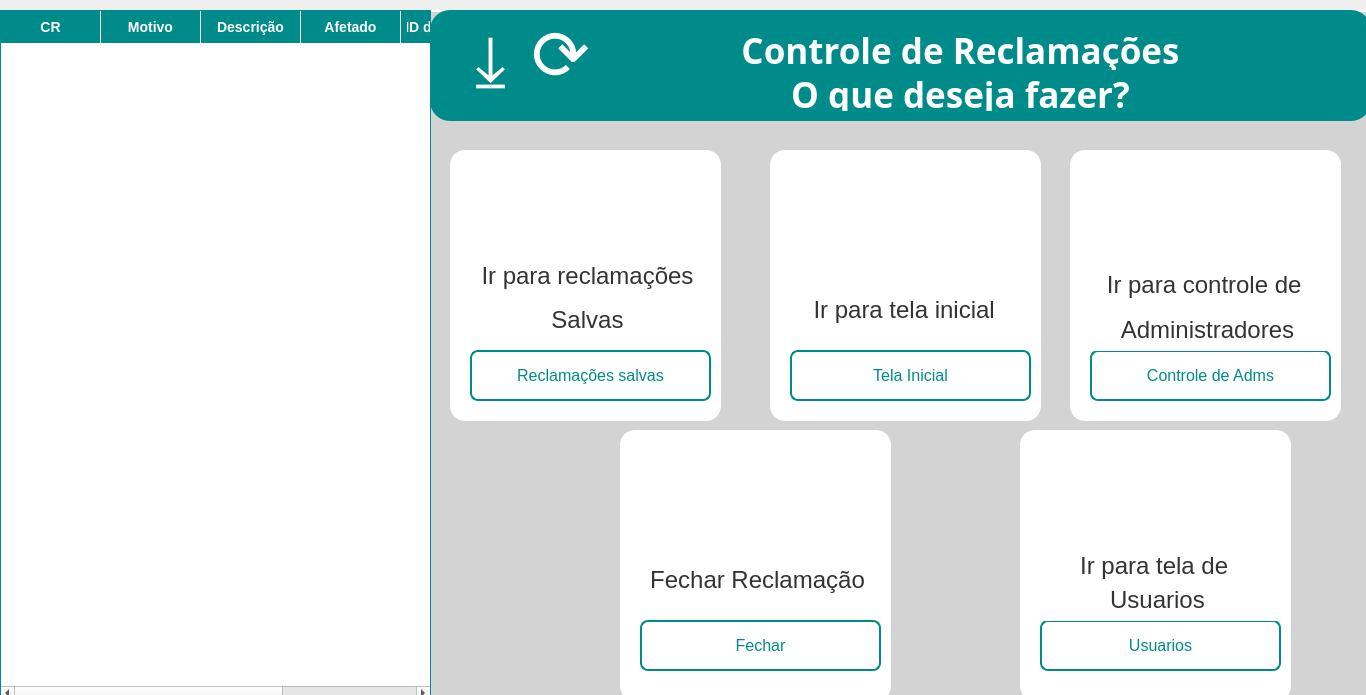
<?xml version="1.0" encoding="UTF-8"?>
<ui version="4.0">
 <class>Dialog</class>
 <widget class="QDialog" name="Dialog">
  <property name="geometry">
   <rect>
    <x>0</x>
    <y>0</y>
    <width>1366</width>
    <height>695</height>
   </rect>
  </property>
  <property name="windowTitle">
   <string>Dialog</string>
  </property>
  <widget class="QFrame" name="frame_2">
   <property name="geometry">
    <rect>
     <x>350</x>
     <y>10</y>
     <width>1366</width>
     <height>698</height>
    </rect>
   </property>
   <property name="styleSheet">
    <string notr="true">QFrame {
    background-color: #d3d3d3; /* Cinza claro */
    border: 2px solid white; /* Borda branca */
    border-radius: 15px; /* Borda arredondada */
}
</string>
   </property>
   <property name="frameShape">
    <enum>QFrame::StyledPanel</enum>
   </property>
   <property name="frameShadow">
    <enum>QFrame::Raised</enum>
   </property>
   <widget class="QFrame" name="frame_3">
    <property name="geometry">
     <rect>
      <x>80</x>
      <y>0</y>
      <width>941</width>
      <height>111</height>
     </rect>
    </property>
    <property name="styleSheet">
     <string notr="true">	QFrame {
    background-color: qlineargradient(spread:pad, x1:0, y1:0, x2:1, y2:0, stop:0 rgb(0, 139, 139), stop:1 rgba(0, 139, 139));
    border: none; /* Sem borda */
    border-radius: 20px; /* Borda arredondada */
}</string>
    </property>
    <property name="frameShape">
     <enum>QFrame::StyledPanel</enum>
    </property>
    <property name="frameShadow">
     <enum>QFrame::Raised</enum>
    </property>
    <widget class="QLabel" name="label">
     <property name="geometry">
      <rect>
       <x>90</x>
       <y>10</y>
       <width>881</width>
       <height>61</height>
      </rect>
     </property>
     <property name="font">
      <font>
       <family>BusinessGrowth</family>
       <pointsize>-1</pointsize>
       <weight>75</weight>
       <bold>true</bold>
      </font>
     </property>
     <property name="styleSheet">
      <string notr="true">QLabel {
    font-size: 28px; /* Tamanho maior para maior presença */
    font-family: BusinessGrowth; /* Fonte forte e comercial */
    font-weight: bold; /* Negrito */
    color: white; /* Cor do texto */
}
</string>
     </property>
     <property name="text">
      <string>&lt;html&gt;&lt;head/&gt;&lt;body&gt;&lt;p&gt;&lt;span style=&quot; font-size:26pt;&quot;&gt;Controle de Reclamações&lt;/span&gt;&lt;/p&gt;&lt;/body&gt;&lt;/html&gt;</string>
     </property>
     <property name="alignment">
      <set>Qt::AlignCenter</set>
     </property>
    </widget>
    <widget class="QLabel" name="label_2">
     <property name="geometry">
      <rect>
       <x>40</x>
       <y>60</y>
       <width>981</width>
       <height>41</height>
      </rect>
     </property>
     <property name="font">
      <font>
       <family>Tahoma,sans-serif</family>
       <pointsize>-1</pointsize>
       <weight>50</weight>
       <bold>false</bold>
      </font>
     </property>
     <property name="styleSheet">
      <string notr="true">QLabel {
    font-size: 16px; /* Tamanho menor */
    font-family: 'Tahoma', sans-serif; /* Fonte sem ser negrito */
    font-weight: normal; /* Sem negrito */
    color: white; /* Cor do texto */
}

</string>
     </property>
     <property name="text">
      <string>&lt;html&gt;&lt;head/&gt;&lt;body&gt;&lt;p align=&quot;center&quot;&gt;&lt;span style=&quot; font-size:26pt; font-weight:600;&quot;&gt;O que deseja fazer?&lt;/span&gt;&lt;/p&gt;&lt;/body&gt;&lt;/html&gt;</string>
     </property>
    </widget>
    <widget class="QPushButton" name="Btn_SalvarRecc">
     <property name="geometry">
      <rect>
       <x>30</x>
       <y>20</y>
       <width>61</width>
       <height>61</height>
      </rect>
     </property>
     <property name="cursor">
      <cursorShape>PointingHandCursor</cursorShape>
     </property>
     <property name="styleSheet">
      <string notr="true">QPushButton {
    background-color: transparent;
    color: #FFFFFF; /* Define o texto em branco */
    border-radius: 8px;
    font-family: 'Baloo Tammudu 2';
    font-size: 70px;
}

QPushButton:pressed {
    background-color: #008b8b;
    color: #FFFFFF; /* Define o texto em branco mesmo ao pressionar */
}
</string>
     </property>
     <property name="text">
      <string>⤓</string>
     </property>
    </widget>
    <widget class="QPushButton" name="Btn_AtualizarRec">
     <property name="geometry">
      <rect>
       <x>100</x>
       <y>10</y>
       <width>61</width>
       <height>71</height>
      </rect>
     </property>
     <property name="cursor">
      <cursorShape>PointingHandCursor</cursorShape>
     </property>
     <property name="styleSheet">
      <string notr="true">QPushButton {
    background-color: transparent;
    color: #FFFFFF; /* Define o texto em branco */
    border-radius: 8px;
    font-family: 'Baloo Tammudu 2';
    font-size: 70px;
}

QPushButton:pressed {
    background-color: #008b8b;
    color: #FFFFFF; /* Define o texto em branco mesmo ao pressionar */
}
</string>
     </property>
     <property name="text">
      <string>⟳</string>
     </property>
    </widget>
   </widget>
   <widget class="QFrame" name="frame_4">
    <property name="geometry">
     <rect>
      <x>270</x>
      <y>420</y>
      <width>271</width>
      <height>271</height>
     </rect>
    </property>
    <property name="styleSheet">
     <string notr="true">QFrame {
    background-color: #ffffff; /* Fundo branco */
    border: 2px solid white; /* Borda branca */
    border-radius: 15px; /* Borda arredondada */
}
</string>
    </property>
    <property name="frameShape">
     <enum>QFrame::StyledPanel</enum>
    </property>
    <property name="frameShadow">
     <enum>QFrame::Raised</enum>
    </property>
    <widget class="QLabel" name="lbl_icone1">
     <property name="geometry">
      <rect>
       <x>70</x>
       <y>10</y>
       <width>141</width>
       <height>111</height>
      </rect>
     </property>
     <property name="text">
      <string/>
     </property>
     <property name="pixmap">
      <pixmap>../Front2/icone/Icone (5).png</pixmap>
     </property>
     <property name="scaledContents">
      <bool>true</bool>
     </property>
    </widget>
    <widget class="QPushButton" name="Btn_fecharRec">
     <property name="geometry">
      <rect>
       <x>20</x>
       <y>190</y>
       <width>241</width>
       <height>51</height>
      </rect>
     </property>
     <property name="cursor">
      <cursorShape>PointingHandCursor</cursorShape>
     </property>
     <property name="styleSheet">
      <string notr="true">QPushButton {
    background-color: white;
    color: #008b8b;  /* Azul escuro */
    border: 2px solid #008b8b;
    border-radius: 8px;
    font-family: 'Baloo Tammudu 2';
    font-size: 16px;
}

QPushButton:hover {
    background-color: #0A3D62;
    color: white;
}

QPushButton:pressed {
    background-color: #05445E;  /* Azul mais escuro no clique */
}</string>
     </property>
     <property name="text">
      <string>Fechar</string>
     </property>
    </widget>
    <widget class="QLabel" name="label_11">
     <property name="geometry">
      <rect>
       <x>0</x>
       <y>120</y>
       <width>271</width>
       <height>61</height>
      </rect>
     </property>
     <property name="styleSheet">
      <string notr="true">QLabel {
    font-size: 17px; 
    font-family: 'Baloo Tammudu 2'; 
    color: #333333; 
}</string>
     </property>
     <property name="text">
      <string>&lt;html&gt;&lt;head/&gt;&lt;body&gt;&lt;p align=&quot;center&quot;&gt;&lt;span style=&quot; font-size:18pt;&quot;&gt;Fechar Reclamação&lt;/span&gt;&lt;/p&gt;&lt;/body&gt;&lt;/html&gt;</string>
     </property>
    </widget>
   </widget>
   <widget class="QFrame" name="frame_6">
    <property name="geometry">
     <rect>
      <x>670</x>
      <y>420</y>
      <width>271</width>
      <height>271</height>
     </rect>
    </property>
    <property name="styleSheet">
     <string notr="true">QFrame {
    background-color: #ffffff; /* Fundo branco */
    border: 2px solid white; /* Borda branca */
    border-radius: 15px; /* Borda arredondada */
}
</string>
    </property>
    <property name="frameShape">
     <enum>QFrame::StyledPanel</enum>
    </property>
    <property name="frameShadow">
     <enum>QFrame::Raised</enum>
    </property>
    <widget class="QLabel" name="lbl_icone2">
     <property name="geometry">
      <rect>
       <x>60</x>
       <y>10</y>
       <width>151</width>
       <height>111</height>
      </rect>
     </property>
     <property name="text">
      <string/>
     </property>
     <property name="pixmap">
      <pixmap>../Front2/icone/Icone (4).png</pixmap>
     </property>
     <property name="scaledContents">
      <bool>true</bool>
     </property>
    </widget>
    <widget class="QPushButton" name="Btn_irparaUsers">
     <property name="geometry">
      <rect>
       <x>20</x>
       <y>190</y>
       <width>241</width>
       <height>51</height>
      </rect>
     </property>
     <property name="cursor">
      <cursorShape>PointingHandCursor</cursorShape>
     </property>
     <property name="styleSheet">
      <string notr="true">QPushButton {
    background-color: white;
    color: #008b8b;  /* Azul escuro */
    border: 2px solid #008b8b;
    border-radius: 8px;
    font-family: 'Baloo Tammudu 2';
    font-size: 16px;
}

QPushButton:hover {
    background-color: #0A3D62;
    color: white;
}

QPushButton:pressed {
    background-color: #05445E;  /* Azul mais escuro no clique */
}</string>
     </property>
     <property name="text">
      <string>Usuarios</string>
     </property>
    </widget>
    <widget class="QLabel" name="label_12">
     <property name="geometry">
      <rect>
       <x>0</x>
       <y>120</y>
       <width>271</width>
       <height>31</height>
      </rect>
     </property>
     <property name="styleSheet">
      <string notr="true">QLabel {
    font-size: 17px; 
    font-family: 'Baloo Tammudu 2'; 
    color: #333333; 
}</string>
     </property>
     <property name="text">
      <string>&lt;html&gt;&lt;head/&gt;&lt;body&gt;&lt;p align=&quot;center&quot;&gt;&lt;span style=&quot; font-size:18pt;&quot;&gt;Ir para tela de &lt;/span&gt;&lt;/p&gt;&lt;/body&gt;&lt;/html&gt;</string>
     </property>
    </widget>
    <widget class="QLabel" name="label_13">
     <property name="geometry">
      <rect>
       <x>0</x>
       <y>150</y>
       <width>271</width>
       <height>41</height>
      </rect>
     </property>
     <property name="styleSheet">
      <string notr="true">QLabel {
    font-size: 17px; 
    font-family: 'Baloo Tammudu 2'; 
    color: #333333; 
}</string>
     </property>
     <property name="text">
      <string>&lt;html&gt;&lt;head/&gt;&lt;body&gt;&lt;p align=&quot;center&quot;&gt;&lt;span style=&quot; font-size:18pt;&quot;&gt;Usuarios&lt;/span&gt;&lt;/p&gt;&lt;/body&gt;&lt;/html&gt;</string>
     </property>
    </widget>
   </widget>
   <widget class="QFrame" name="frame_8">
    <property name="geometry">
     <rect>
      <x>420</x>
      <y>140</y>
      <width>271</width>
      <height>271</height>
     </rect>
    </property>
    <property name="styleSheet">
     <string notr="true">QFrame {
    background-color: #ffffff; /* Fundo branco */
    border: 2px solid white; /* Borda branca */
    border-radius: 15px; /* Borda arredondada */
}
</string>
    </property>
    <property name="frameShape">
     <enum>QFrame::StyledPanel</enum>
    </property>
    <property name="frameShadow">
     <enum>QFrame::Raised</enum>
    </property>
    <widget class="QLabel" name="lbl_icone3">
     <property name="geometry">
      <rect>
       <x>70</x>
       <y>10</y>
       <width>141</width>
       <height>121</height>
      </rect>
     </property>
     <property name="text">
      <string/>
     </property>
     <property name="pixmap">
      <pixmap>../Front2/icone/Icone (3).png</pixmap>
     </property>
     <property name="scaledContents">
      <bool>true</bool>
     </property>
    </widget>
    <widget class="QPushButton" name="Btn_irparatelainicial">
     <property name="geometry">
      <rect>
       <x>20</x>
       <y>200</y>
       <width>241</width>
       <height>51</height>
      </rect>
     </property>
     <property name="cursor">
      <cursorShape>PointingHandCursor</cursorShape>
     </property>
     <property name="styleSheet">
      <string notr="true">QPushButton {
    background-color: white;
    color: #008b8b;  /* Azul escuro */
    border: 2px solid #008b8b;
    border-radius: 8px;
    font-family: 'Baloo Tammudu 2';
    font-size: 16px;
}

QPushButton:hover {
    background-color: #0A3D62;
    color: white;
}

QPushButton:pressed {
    background-color: #05445E;  /* Azul mais escuro no clique */
}</string>
     </property>
     <property name="text">
      <string>Tela Inicial</string>
     </property>
    </widget>
    <widget class="QLabel" name="label_8">
     <property name="geometry">
      <rect>
       <x>0</x>
       <y>130</y>
       <width>271</width>
       <height>61</height>
      </rect>
     </property>
     <property name="styleSheet">
      <string notr="true">QLabel {
    font-size: 17px; 
    font-family: 'Baloo Tammudu 2'; 
    color: #333333; 
}</string>
     </property>
     <property name="text">
      <string>&lt;html&gt;&lt;head/&gt;&lt;body&gt;&lt;p align=&quot;center&quot;&gt;&lt;span style=&quot; font-size:18pt;&quot;&gt;Ir para tela inicial &lt;/span&gt;&lt;/p&gt;&lt;/body&gt;&lt;/html&gt;</string>
     </property>
    </widget>
   </widget>
   <widget class="QFrame" name="frame_9">
    <property name="geometry">
     <rect>
      <x>720</x>
      <y>140</y>
      <width>271</width>
      <height>271</height>
     </rect>
    </property>
    <property name="styleSheet">
     <string notr="true">QFrame {
    background-color: #ffffff; /* Fundo branco */
    border: 2px solid white; /* Borda branca */
    border-radius: 15px; /* Borda arredondada */
}
</string>
    </property>
    <property name="frameShape">
     <enum>QFrame::StyledPanel</enum>
    </property>
    <property name="frameShadow">
     <enum>QFrame::Raised</enum>
    </property>
    <widget class="QLabel" name="lbl_icone4">
     <property name="geometry">
      <rect>
       <x>70</x>
       <y>0</y>
       <width>141</width>
       <height>111</height>
      </rect>
     </property>
     <property name="text">
      <string/>
     </property>
     <property name="pixmap">
      <pixmap>../Front2/icone/Icone (6).png</pixmap>
     </property>
     <property name="scaledContents">
      <bool>true</bool>
     </property>
    </widget>
    <widget class="QPushButton" name="Btn_IrparaAdms">
     <property name="geometry">
      <rect>
       <x>20</x>
       <y>200</y>
       <width>241</width>
       <height>51</height>
      </rect>
     </property>
     <property name="cursor">
      <cursorShape>PointingHandCursor</cursorShape>
     </property>
     <property name="styleSheet">
      <string notr="true">QPushButton {
    background-color: white;
    color: #008b8b;  /* Azul escuro */
    border: 2px solid #008b8b;
    border-radius: 8px;
    font-family: 'Baloo Tammudu 2';
    font-size: 16px;
}

QPushButton:hover {
    background-color: #0A3D62;
    color: white;
}

QPushButton:pressed {
    background-color: #05445E;  /* Azul mais escuro no clique */
}</string>
     </property>
     <property name="text">
      <string>Controle de Adms</string>
     </property>
    </widget>
    <widget class="QLabel" name="label_9">
     <property name="geometry">
      <rect>
       <x>0</x>
       <y>110</y>
       <width>271</width>
       <height>51</height>
      </rect>
     </property>
     <property name="styleSheet">
      <string notr="true">QLabel {
    font-size: 17px; 
    font-family: 'Baloo Tammudu 2'; 
    color: #333333; 
}</string>
     </property>
     <property name="text">
      <string>&lt;html&gt;&lt;head/&gt;&lt;body&gt;&lt;p align=&quot;center&quot;&gt;&lt;span style=&quot; font-size:18pt;&quot;&gt;Ir para controle de &lt;/span&gt;&lt;/p&gt;&lt;/body&gt;&lt;/html&gt;</string>
     </property>
    </widget>
    <widget class="QLabel" name="label_10">
     <property name="geometry">
      <rect>
       <x>0</x>
       <y>160</y>
       <width>271</width>
       <height>41</height>
      </rect>
     </property>
     <property name="styleSheet">
      <string notr="true">QLabel {
    font-size: 17px; 
    font-family: 'Baloo Tammudu 2'; 
    color: #333333; 
}</string>
     </property>
     <property name="text">
      <string>&lt;html&gt;&lt;head/&gt;&lt;body&gt;&lt;p align=&quot;center&quot;&gt;&lt;span style=&quot; font-size:18pt;&quot;&gt;Administradores&lt;/span&gt;&lt;/p&gt;&lt;/body&gt;&lt;/html&gt;</string>
     </property>
    </widget>
   </widget>
   <widget class="QFrame" name="frame_12">
    <property name="geometry">
     <rect>
      <x>100</x>
      <y>140</y>
      <width>271</width>
      <height>271</height>
     </rect>
    </property>
    <property name="styleSheet">
     <string notr="true">QFrame {
    background-color: #ffffff; /* Fundo branco */
    border: 2px solid white; /* Borda branca */
    border-radius: 15px; /* Borda arredondada */
}
</string>
    </property>
    <property name="frameShape">
     <enum>QFrame::StyledPanel</enum>
    </property>
    <property name="frameShadow">
     <enum>QFrame::Raised</enum>
    </property>
    <widget class="QLabel" name="lbl_icone5">
     <property name="geometry">
      <rect>
       <x>70</x>
       <y>0</y>
       <width>131</width>
       <height>111</height>
      </rect>
     </property>
     <property name="text">
      <string/>
     </property>
     <property name="pixmap">
      <pixmap>../Front2/icone/Icone (7).png</pixmap>
     </property>
     <property name="scaledContents">
      <bool>true</bool>
     </property>
    </widget>
    <widget class="QPushButton" name="Btn_irparasalvas">
     <property name="geometry">
      <rect>
       <x>20</x>
       <y>200</y>
       <width>241</width>
       <height>51</height>
      </rect>
     </property>
     <property name="cursor">
      <cursorShape>PointingHandCursor</cursorShape>
     </property>
     <property name="styleSheet">
      <string notr="true">QPushButton {
    background-color: white;
    color: #008b8b;  /* Azul escuro */
    border: 2px solid #008b8b;
    border-radius: 8px;
    font-family: 'Baloo Tammudu 2';
    font-size: 16px;
}

QPushButton:hover {
    background-color: #0A3D62;
    color: white;
}

QPushButton:pressed {
    background-color: #05445E;  /* Azul mais escuro no clique */
}</string>
     </property>
     <property name="text">
      <string>Reclamações salvas</string>
     </property>
    </widget>
    <widget class="QLabel" name="label_20">
     <property name="geometry">
      <rect>
       <x>0</x>
       <y>110</y>
       <width>271</width>
       <height>31</height>
      </rect>
     </property>
     <property name="styleSheet">
      <string notr="true">QLabel {
    font-size: 17px; 
    font-family: 'Baloo Tammudu 2'; 
    color: #333333; 
}</string>
     </property>
     <property name="text">
      <string>&lt;html&gt;&lt;head/&gt;&lt;body&gt;&lt;p align=&quot;center&quot;&gt;&lt;span style=&quot; font-size:18pt;&quot;&gt;Ir para reclamações&lt;/span&gt;&lt;/p&gt;&lt;/body&gt;&lt;/html&gt;</string>
     </property>
    </widget>
    <widget class="QLabel" name="label_22">
     <property name="geometry">
      <rect>
       <x>0</x>
       <y>150</y>
       <width>271</width>
       <height>41</height>
      </rect>
     </property>
     <property name="styleSheet">
      <string notr="true">QLabel {
    font-size: 17px; 
    font-family: 'Baloo Tammudu 2'; 
    color: #333333; 
}</string>
     </property>
     <property name="text">
      <string>&lt;html&gt;&lt;head/&gt;&lt;body&gt;&lt;p align=&quot;center&quot;&gt;&lt;span style=&quot; font-size:18pt;&quot;&gt;Salvas&lt;/span&gt;&lt;/p&gt;&lt;/body&gt;&lt;/html&gt;</string>
     </property>
    </widget>
   </widget>
  </widget>
  <widget class="QTableWidget" name="TB_Reclamacao">
   <property name="geometry">
    <rect>
     <x>0</x>
     <y>10</y>
     <width>431</width>
     <height>691</height>
    </rect>
   </property>
   <property name="styleSheet">
    <string notr="true">QTableWidget {
    background-color: #ffffff;
    border: 1px solid #008b8b;
    border-radius: 0px;
    gridline-color: white; /* Define as linhas da grade como brancas */
    font-size: 14px;
    font-family: 'Arial', sans-serif;
    color: #333333;
}

QHeaderView::section {
    background-color: #008b8b;
    color: white;
    border: none;
    padding: 6px;
    font-size: 14px;
    font-weight: bold;
    border-radius: 0px;
    border-right: 1px solid white; /* Borda branca entre as colunas no cabeçalho */
}

QTableWidget::item {
    background-color: #ffffff;
    padding: 8px;
    border-right: 1px solid white; /* Borda branca entre colunas */
    border-bottom: 1px solid white; /* Borda branca entre linhas */
}

QTableWidget::item:hover {
    background-color: #f5faff;
    color: #333333;
    border: none;
}

QTableWidget::item:selected {
    background-color: #008b8b;
    color: white;
}

QTableCornerButton::section {
    background-color: #008b8b;
    border: none;
}

QScrollBar:vertical {
    border: none;
    background-color: #f0f8ff;
    width: 12px;
}

QScrollBar::handle:vertical {
    background-color: #008b8b;
    min-height: 20px;
    border-radius: 6px;
}

QScrollBar::handle:vertical:hover {
    background-color: #0056b3;
}

QScrollBar::add-line:vertical, QScrollBar::sub-line:vertical {
    background: none;
}
</string>
   </property>
   <property name="editTriggers">
    <set>QAbstractItemView::NoEditTriggers</set>
   </property>
   <property name="alternatingRowColors">
    <bool>true</bool>
   </property>
   <property name="sortingEnabled">
    <bool>true</bool>
   </property>
   <attribute name="horizontalHeaderMinimumSectionSize">
    <number>1</number>
   </attribute>
   <column>
    <property name="text">
     <string>CR</string>
    </property>
   </column>
   <column>
    <property name="text">
     <string>Motivo</string>
    </property>
   </column>
   <column>
    <property name="text">
     <string>Descrição</string>
    </property>
   </column>
   <column>
    <property name="text">
     <string>Afetado</string>
    </property>
   </column>
   <column>
    <property name="text">
     <string>ID do Afetado</string>
    </property>
   </column>
   <column>
    <property name="text">
     <string>Id do Acusado</string>
    </property>
   </column>
  </widget>
 </widget>
 <resources/>
 <connections/>
</ui>
